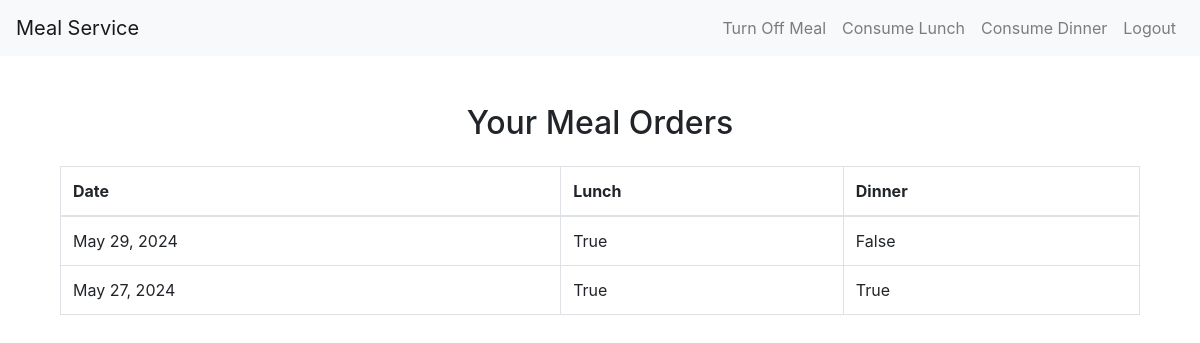
The app's page /meals/meal-order-info/ (signed in) with its own data.
### meals/models.py (models this page shows, shortened)
class MealOff(models.Model):
    MEAL_CHOICES = [
        ('lunch', 'Lunch'),
        ('dinner', 'Dinner'),
    ]
    customer = models.ForeignKey(Customer, on_delete=models.CASCADE)
    date = models.DateField()
    meal_type = models.CharField(max_length=10, choices=MEAL_CHOICES, null=True, blank=True)
    lunch_off = models.BooleanField(default=False)
    dinner_off = models.BooleanField(default=False)

### meals/views.py (the view)
# urls.py: path('meal-order-info/', meal_order_info, name='meal_order_info'),
@login_required
def meal_order_info(request):
    user = request.user
    customer = Customer.objects.get(user=user)
    meal_offs = MealOff.objects.filter(customer=customer)
    return render(request, 'meals/meal_order_info.html', {'meal_offs': meal_offs})

### meals/templates/meals/meal_order_info.html (shortened to what this page needs)
{% extends 'meals/base.html' %}
{% block content %}
<div class="container mt-5">
    <h2 class="text-center">Your Meal Orders</h2>
    <table class="table table-bordered mt-4">
        <thead>
            <tr>
                <th>Date</th>
                <th>Lunch</th>
                <th>Dinner</th>
            </tr>
        </thead>
        <tbody>
            {% for meal_off in meal_offs %}
            <tr>
                <td>{{ meal_off.date }}</td>
                <td>{{ meal_off.lunch_off }}</td>
                <td>{{ meal_off.dinner_off }}</td>
            </tr>
            {% endfor %}
        </tbody>
    </table>
</div>
{% endblock %}

### records on screen
MealOff: date "May 29, 2024", lunch_off "True", dinner_off "False"
MealOff: date "May 27, 2024", lunch_off "True", dinner_off "True"
